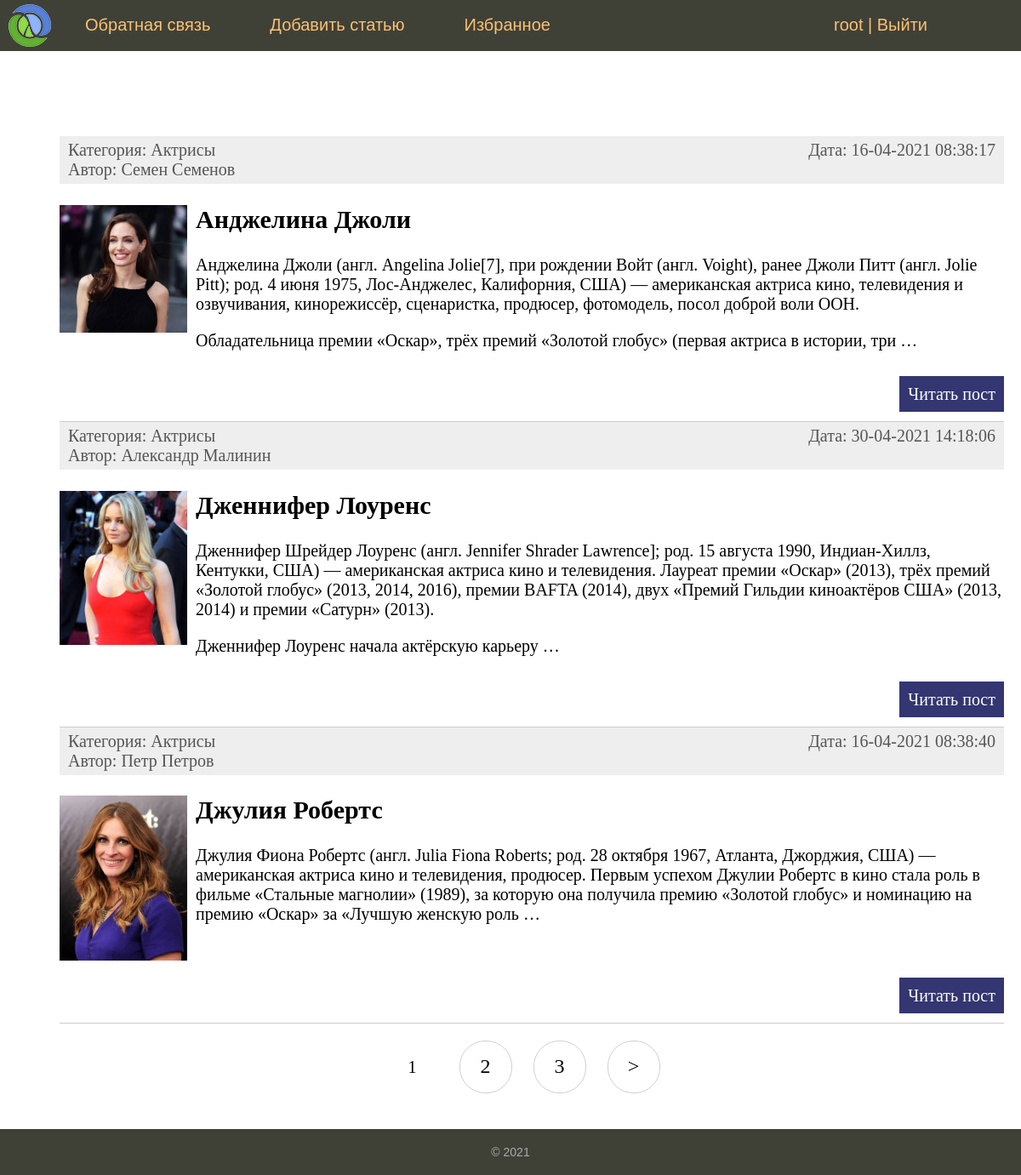
The app's page / (signed in) with its own data.
### women/models.py (models this page shows, shortened)
class Women(models.Model):
    title = models.CharField(max_length=255, verbose_name='Заголовок')
    slug = models.SlugField(max_length=255, unique=True, db_index=True, verbose_name='URL')
    content = models.TextField(blank=True, verbose_name="Текст статьи")
    photo = models.ImageField(upload_to="photos/%Y/%m/%d/", verbose_name="Фото")
    time_create = models.DateTimeField(auto_now_add=True, verbose_name="Время создания")
    time_update = models.DateTimeField(auto_now=True, verbose_name="Время изменения")
    is_published = models.BooleanField(default=True, verbose_name="Публикация")
    cat = models.ForeignKey('Category', on_delete=models.PROTECT, verbose_name="Категории")
    favourites = models.ManyToManyField(User, related_name='favourite', blank=True)
    author = models.ForeignKey('Author', on_delete=models.CASCADE, verbose_name="Автор", null=True)
    def get_absolute_url(self):
        return reverse('post', kwargs={'post_slug': self.slug})
    class Meta:
        verbose_name = 'Известные женщины'
        verbose_name_plural = 'Известные женщины'
        ordering = ['id']

class Category(models.Model):
    name = models.CharField(max_length=100, db_index=True, verbose_name='Категория')
    slug = models.SlugField(max_length=255, unique=True, db_index=True, verbose_name='URL')
    class Meta:
        verbose_name = 'Категории'
        verbose_name_plural = 'Категории'
        ordering = ['id']
    def __str__(self):
        return self.name

class Author(models.Model):
    name = models.CharField(max_length=150, db_index=True, verbose_name="Автор", blank=True)
    slug = models.SlugField(max_length=255, unique=True, db_index=True, verbose_name='Auth Slug')
    class Meta:
        verbose_name = 'Автор'
        verbose_name_plural = 'Авторы'
        ordering = ['id']
    def __str__(self):
        return self.name

### women/views.py (the view)
# urls.py: path('', (WomenHome.as_view()), name='home'),
class WomenHome(DataMixin, ListView):
    paginate_by = 3
    model = Women
    template_name = 'women/index.html'
    context_object_name = 'posts'
    def get_context_data(self, *, object_list=None, **kwargs):
        context = super().get_context_data(**kwargs)
        c_def = self.get_user_context(title="Главная страница")
        return dict(list(context.items()) + list(c_def.items()))
    def get_queryset(self):
        return Women.objects.filter(is_published=True).select_related('cat')

### women/utils.py (called while the page is built)
    def get_user_context(self, **kwargs):
        context = kwargs
        cats = cache.get('cats')
        if not cats:
            cats = Category.objects.annotate(Count('women'))
            cache.set('cats', cats, 60)
        user_menu = menu.copy()
        if not self.request.user.is_authenticated:
            user_menu.pop(1)
        context['menu'] = user_menu
        context['cats'] = cats
        if 'cat_selected' not in context:
            context['cat_selected'] = 0
        return context

### women/templates/women/index.html (shortened to what this page needs)
{% extends 'women/base.html' %}
{% block content %}
    <ul class="list-articles">
        {% for p in posts %}
            <div class="article-panel">
                <p class="first">Категория: {{ p.cat }}</p>
                <p class="last">Дата: {{ p.time_update|date:"d-m-Y H:i:s" }}</p>
                <br>
                <p class="first">Автор: {{ p.author }}</p>
            </div>
            <li>
                {% if p.photo %}
                    <p><img class="img-article-left thumb" src="{{ p.photo.url }}"></p>
                {% endif %}
                <h2>{{ p.title }}</h2>
                {% autoescape on %}
                    {{ p.content|linebreaks|truncatewords:50 }}
                {% endautoescape %}
                <p class="link-read-post"><a href="{{ p.get_absolute_url }}">Читать пост</a></p>
            </li>
        {% endfor %}
    </ul>
{% endblock %}

### women/templates/women/base.html (shortened to what this page needs)
{% load static %}
{% load women_tags %}
<!DOCTYPE html>
<html>
<head>
    <link type="text/css" href="{% static 'women/css/styles.css' %}" rel="stylesheet"/>
</head>
<body>
<table class="table-page" border=0 cellpadding="0" cellspacing="0">
    <tr>
        <td valign=top>
            {% block mainmenu %}
                <div class="header">
                    <ul id="mainmenu" class="mainmenu">
                        <li class="logo"><a href="{% url 'home' %}"><div class="logo"></div></a></li>
                        {% for m in menu %}
                                <li><a href="{% url m.url_name %}">{{ m.title }}</a></li>
                        {% endfor %}
                         {% if request.user.is_authenticated %}
                            <li> <a href="{% url 'favourite_list' %}">Избранное</a></li>
                        <li class="last">
                                <li class="last"> {{ user.username }} | <a href="{% url 'logout' %}">Выйти</a></li>
                            {% else %}
                                <li class="last"><a href="{% url 'register' %}">Регистрация</a> | <a
                                        href="{% url 'login' %}">Войти</a></li>
                            {% endif %}
                        </li>
                    </ul>
                </div>
            {% endblock mainmenu %}
            <table class="table-content" border=0 cellpadding="0" cellspacing="0">
                <tr>
                    <td valign="top" class="content">
                        <div class="content-text">
                            {% block content %}
                            {% endblock %}
                            {% if page_obj.has_other_pages %}
                                <nav class="list-pages">
                                    <ul>
                                        {% for p in paginator.page_range %}
                                            {% if page_obj.number == p %}
                                                <li class="page-num page-num-selected">{{ p }}</li>
                                            {% elif p >= page_obj.number|add:-2 and p <= page_obj.number|add:2 %}
                                                <li class="page-num">
                                                    <a href="?page={{ p }}">{{ p }}</a>
                                                </li>
                                            {% endif %}
                                        {% endfor %}
                                        {% if page_obj.has_next %}
                                            <li class="page-num">
                                                <a href="?page={{ page_obj.next_page_number }}">&gt;</a>
                                            </li>
                                        {% endif %}
                                    </ul>
                                </nav>
                            {% endif %}
                        </div>
                    </td>
                </tr>
            </table>
        </td>
    </tr>
    <tr>
        <td valign=top>
            <div id="footer">
                <p>&copy; 2021 </p>
            </div>
        </td>
    </tr>
</table>
</body>
</html>

### women/static/women/css/styles.css (style rules this page uses)
html, body { font-family: 'Arial'; margin: 0; padding: 0; height: 100%; width: 100%; color: #444; }
a { color: #0059b2; text-decoration: none; }
img { max-width: 600px; height: auto; }
img.img-article-left { max-width: 300px; height: auto; float: left; padding: 0 10px 10px 0; }
img.img-article-left.thumb { max-width: 150px; height: auto; }
p.link-read-post { text-align: right; }
p.link-read-post a { padding: 10px; min-width: 100px; background: #333671; color: #fff; text-decoration: none; }
div.article-panel { background: #eee; padding: 5px 10px 5px 10px; box-sizing: border-box; overflow: hidden; color: #555; }
div.article-panel p.first { margin: 0; float: left; }
div.article-panel p.last { margin: 0; float: right; }
ul.list-articles { list-style: none; margin: 0; padding: 0; }
ul.list-articles li { border-bottom: 1px solid #ccc; }
.table-page { width: 100%; height: 100%; vertical-align: top; }
.table-page tr { height: 100%; }
.header { background: #3F4137; height: 60px; }
.logo { background: url('../images/logo.png') no-repeat 10px 5px; width: 70px; height: 60px; }
ul.mainmenu { list-style: none; margin: 0; padding: 0; height: 60px; color: #fdc073; font-size: 20px; overflow: hidden; }
ul.mainmenu li { float: left; margin: 18px 40px 0 30px; }
ul.mainmenu li.logo { margin: 0; }
ul.mainmenu li.last { float: right; }
ul.mainmenu li a { color: #fdc073; text-decoration: none; }
.table-content { width: 100%; min-height: 100%; height: 100%; }
.content { padding: 40px 20px 20px 40px; width: 100%; box-sizing: border-box; }
.content-text { margin: 60px 0 0 30px; color: #000; font-size: 20px; font-family: Yandex Sans Display Light; }
#footer { box-sizing: border-box; background: #3F4137; padding: 5px; color: #aaa; font-size: 14px; font-family: Verdana, Geneva, Arial, Helvetica; text-align: left; overflow: hidden; display: flex; align-items: center; justify-content: center; }
.list-pages { text-align: center; margin: 0 0 20px 0; }
.list-pages ul { margin: 20px 0 0 0; padding: 0; list-style: none; }
.list-pages ul li { display: inline-block; margin: 0 20px 0 0; }
.list-pages a { color: #000; font-size: 24px; text-decoration: none; }
.list-pages .page-num, .page-num-selected { display: inline-block; width: 60px; height: 44px; padding: 16px 0 0 0; border: 1px solid #d0d0d0; border-radius: 30px; }
.list-pages .page-num-selected { border: none; color: #000; font-size: 20px; }

### records on screen
Women: cat "Актрисы", time_update "16-04-2021 08:38:17", author "Семен Семенов", photo (picture), title "Анджелина Джоли", content "Анджелина Джоли (англ. Angelina Jolie[7], при рождении Войт (англ. Voight), ранее Джоли Питт (англ. Jolie Pitt); род. 4 июня 1975, Лос-Анджелес, Калифорния, США) — американская актриса кино, телевидения и озвучивания, кинорежиссёр, сценаристка, продюсер, фотомодель, посол доброй воли ООН. Обладательница премии «Оскар», трёх премий «Золотой глобус» (первая актриса в истории, три …"
Women: cat "Актрисы", time_update "30-04-2021 14:18:06", author "Александр Малинин", photo (picture), title "Дженнифер Лоуренс", content "Дженнифер Шрейдер Лоуренс (англ. Jennifer Shrader Lawrence]; род. 15 августа 1990, Индиан-Хиллз, Кентукки, США) — американская актриса кино и телевидения. Лауреат премии «Оскар» (2013), трёх премий «Золотой глобус» (2013, 2014, 2016), премии BAFTA (2014), двух «Премий Гильдии киноактёров США» (2013, 2014) и премии «Сатурн» (2013). Дженнифер Лоуренс начала актёрскую карьеру …"
Women: cat "Актрисы", time_update "16-04-2021 08:38:40", author "Петр Петров", photo (picture), title "Джулия Робертс", content "Джулия Фиона Робертс (англ. Julia Fiona Roberts; род. 28 октября 1967, Атланта, Джорджия, США) — американская актриса кино и телевидения, продюсер. Первым успехом Джулии Робертс в кино стала роль в фильме «Стальные магнолии» (1989), за которую она получила премию «Золотой глобус» и номинацию на премию «Оскар» за «Лучшую женскую роль …"

### other values on screen
{{ m.title }} "Обратная связь" "Добавить статью"
{{ user.username }} "root"
{{ p }} "1"
{{ p }} "2" "3"
